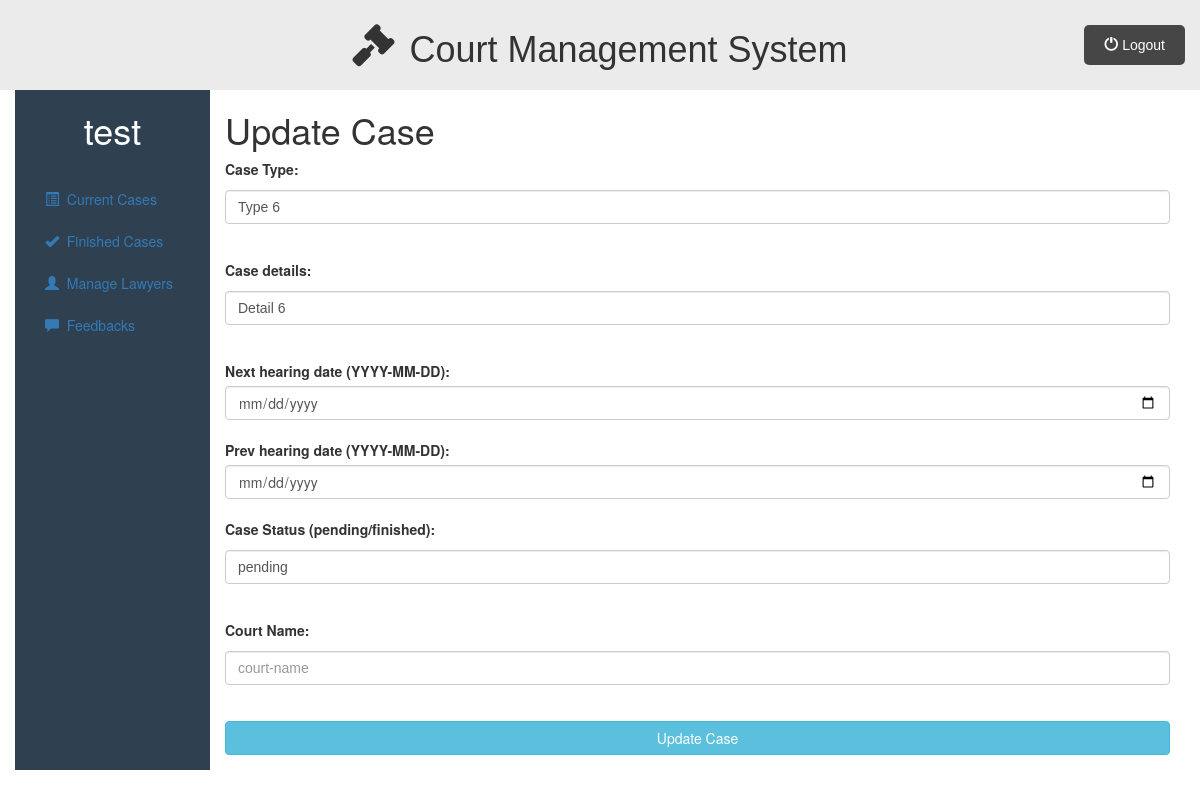
Page /admin_dashboard.php?q=updatecase&id=17 (signed in) on the committed database.
### tables this page shows
CREATE TABLE `cases` (
  `case_id` int(11) NOT NULL,
  `case_type` varchar(50) NOT NULL,
  `case_details` varchar(200) NOT NULL,
  `next_hearing_date` date DEFAULT NULL,
  `prev_hearing_date` date DEFAULT NULL,
  `case_status` varchar(50) NOT NULL,
  `court_name` varchar(50) DEFAULT NULL,
  `lawyer_id_assigned` int(11) NOT NULL,
  `lawyer_status` varchar(20) DEFAULT 'not yet accepted',
  `clientforcase_id` int(11) NOT NULL
);

### admin/updatecase.php (the view, shortened to what this page needs)
<div class="container-fluid">
    <div class="row">
        <div class="col-sm-2">
            <h1><?php echo htmlspecialchars($_SESSION["admin_name"] ?? ""); ?></h1>
            <br>
            <ul id="side_menu" class="nav nav-pills nav-stacked">
                <li><a href="admin_dashboard.php"><span class="glyphicon glyphicon-list-alt"></span>&nbsp; Current Cases</a></li>
                <li><a href="admin_dashboard.php?q=finishedcases"><span class="glyphicon glyphicon-ok"></span>&nbsp; Finished Cases</a></li>
                <li><a href="admin_dashboard.php?q=managelawyers"><span class="glyphicon glyphicon-user"></span>&nbsp; Manage Lawyers</a></li>
                <li><a href="admin_dashboard.php?q=feedbacks"><span class="glyphicon glyphicon-comment"></span>&nbsp; Feedbacks</a></li>
            </ul>
        </div>
        <?php if (isset($_GET['id']) && ctype_digit($_GET['id'])): ?>
            <?php
            require_once("includes/db.php");
            $case_id = (int) $_GET['id'];
            $c_type = $c_details = $next_hearing = $prev_hearing = $c_status = $c_name = "";
            if ($con) {
                $stmt = $con->prepare("
                    SELECT case_type, case_details, next_hearing_date, prev_hearing_date,
                           case_status, court_name
                    FROM cases
                    WHERE case_id = ?
                ");
                $stmt->bind_param('i', $case_id);
                $stmt->execute();
                $result = $stmt->get_result();
                if ($row = $result->fetch_assoc()) {
                    $c_type = htmlspecialchars($row['case_type']);
                    $c_details = htmlspecialchars($row['case_details']);
                    $next_hearing = htmlspecialchars($row['next_hearing_date']);
                    $prev_hearing = htmlspecialchars($row['prev_hearing_date']);
                    $c_status = htmlspecialchars($row['case_status']);
                    $c_name = htmlspecialchars($row['court_name']);
                }
            }
            ?>
            <div class="col-sm-10">
                <h1>Update Case</h1>
                <form action="admin_dashboard.php?q=updatecase&id=<?php echo $case_id; ?>" method="post">
                    <fieldset>
                        <div class="form-group">
                            <label for="case-type">Case Type:</label>
                            <input class="form-control" type="text" name="case-type"
                                value="<?php echo $c_type; ?>" placeholder="case-type" required><br>
                            <label for="case-details">Case details:</label>
                            <input class="form-control" type="text" name="case-details"
                                value="<?php echo $c_details; ?>" placeholder="case-details" required><br>
                            <label for="next-hearing-date">Next hearing date (YYYY-MM-DD):</label>
                            <input class="form-control" type="date" name="next-hearing-date"
                                value="<?php echo $next_hearing; ?>"><br>
                            <label for="prev-hearing-date">Prev hearing date (YYYY-MM-DD):</label>
                            <input class="form-control" type="date" name="prev-hearing-date"
                                value="<?php echo $prev_hearing; ?>" required><br>
                            <label for="case-status">Case Status (pending/finished):</label>
                            <input class="form-control" type="text" name="case-status"
                                value="<?php echo $c_status; ?>" placeholder="case-status" required><br>
                            <label for="court-name">Court Name:</label>
                            <input class="form-control" type="text" name="court-name"
                                value="<?php echo $c_name; ?>" placeholder="court-name" required><br>
                            <input class="btn btn-info btn-block" type="submit" name="update-case" value="Update Case">
                        </div>
                    </fieldset>
                </form>
            </div>
        <?php endif; ?>
    </div>
</div>

### public/css/style.css (style rules this page uses)
* { padding: 0%; margin: 0%; box-sizing: border-box; }
html { scroll-behavior: smooth; }
ul { list-style-type: none; }
input[type=text], textarea { width: 100%; padding: 12px; border: 1px solid #ccc; border-radius: 4px; box-sizing: border-box; margin-top: 6px; margin-bottom: 16px; font-family: Arial, Helvetica, sans-serif;; resize: vertical; }

### public/css/dashboard.css (style rules this page uses)
.row { background-color: #2f4050; }
.col-sm-10 { background-color: #fff; }
.col-sm-2 h1 { color: #fff; text-align:center; }

### rows in the picture
cases: case-type "Type 6", case-details "Detail 6", case-status "pending"

### other values in the picture
$_SESSION["admin_name"] "test"
